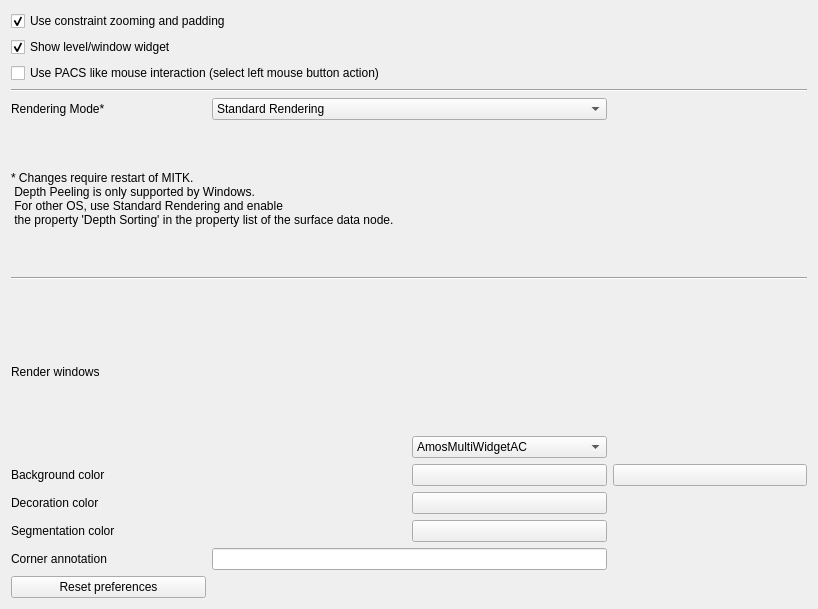
<?xml version="1.0" encoding="UTF-8"?>
<ui version="4.0">
 <class>QmitkAmosWidgetEditorPreferencePage</class>
 <widget class="QWidget" name="QmitkAmosWidgetEditorPreferencePage">
  <property name="geometry">
   <rect>
    <x>0</x>
    <y>0</y>
    <width>818</width>
    <height>609</height>
   </rect>
  </property>
  <property name="windowTitle">
   <string>External Programs</string>
  </property>
  <layout class="QGridLayout" name="gridLayout">
   <item row="0" column="0" colspan="3">
    <widget class="QCheckBox" name="m_EnableFlexibleZooming">
     <property name="toolTip">
      <string>&lt;html&gt;&lt;head/&gt;&lt;body&gt;&lt;p&gt;If activated, zooming and panning is limited to a certain space arround each image.&lt;/p&gt;&lt;/body&gt;&lt;/html&gt;</string>
     </property>
     <property name="layoutDirection">
      <enum>Qt::LeftToRight</enum>
     </property>
     <property name="locale">
      <locale language="English" country="UnitedStates"/>
     </property>
     <property name="text">
      <string>Use constraint zooming and padding</string>
     </property>
     <property name="checked">
      <bool>true</bool>
     </property>
    </widget>
   </item>
   <item row="1" column="0" colspan="2">
    <widget class="QCheckBox" name="m_ShowLevelWindowWidget">
     <property name="layoutDirection">
      <enum>Qt::LeftToRight</enum>
     </property>
     <property name="locale">
      <locale language="English" country="UnitedStates"/>
     </property>
     <property name="text">
      <string>Show level/window widget</string>
     </property>
     <property name="checked">
      <bool>true</bool>
     </property>
    </widget>
   </item>
   <item row="2" column="0" colspan="4">
    <widget class="QCheckBox" name="m_PACSLikeMouseMode">
     <property name="layoutDirection">
      <enum>Qt::LeftToRight</enum>
     </property>
     <property name="locale">
      <locale language="English" country="UnitedStates"/>
     </property>
     <property name="text">
      <string>Use PACS like mouse interaction (select left mouse button action)</string>
     </property>
     <property name="tristate">
      <bool>false</bool>
     </property>
    </widget>
   </item>
   <item row="3" column="0" colspan="4">
    <widget class="Line" name="line">
     <property name="orientation">
      <enum>Qt::Horizontal</enum>
     </property>
    </widget>
   </item>
   <item row="4" column="0">
    <widget class="QLabel" name="label_5">
     <property name="locale">
      <locale language="English" country="UnitedStates"/>
     </property>
     <property name="text">
      <string>Rendering Mode*</string>
     </property>
    </widget>
   </item>
   <item row="4" column="1" colspan="2">
    <widget class="QComboBox" name="m_RenderingMode">
     <property name="locale">
      <locale language="English" country="UnitedStates"/>
     </property>
     <item>
      <property name="text">
       <string>Standard Rendering</string>
      </property>
     </item>
     <item>
      <property name="text">
       <string>Enable Multisampling (Antialiasing)</string>
      </property>
     </item>
     <item>
      <property name="text">
       <string>Enable Depth Peeling</string>
      </property>
     </item>
    </widget>
   </item>
   <item row="5" column="0" colspan="4">
    <widget class="QLabel" name="label">
     <property name="locale">
      <locale language="English" country="UnitedStates"/>
     </property>
     <property name="text">
      <string>* Changes require restart of MITK.
 Depth Peeling is only supported by Windows.
 For other OS, use Standard Rendering and enable
 the property 'Depth Sorting' in the property list of the surface data node.</string>
     </property>
    </widget>
   </item>
   <item row="6" column="0" colspan="4">
    <widget class="Line" name="line_3">
     <property name="orientation">
      <enum>Qt::Horizontal</enum>
     </property>
    </widget>
   </item>
   <item row="7" column="0" rowspan="2">
    <widget class="QLabel" name="label_6">
     <property name="toolTip">
      <string>&lt;html&gt;&lt;head/&gt;&lt;body&gt;&lt;p&gt;Choose the renderwindow from the multi widget.&lt;/p&gt;&lt;/body&gt;&lt;/html&gt;</string>
     </property>
     <property name="locale">
      <locale language="English" country="UnitedStates"/>
     </property>
     <property name="text">
      <string>Render windows</string>
     </property>
    </widget>
   </item>
   <item row="8" column="2">
    <widget class="QComboBox" name="m_RenderWindowChooser">
     <property name="locale">
      <locale language="English" country="UnitedStates"/>
     </property>
     <item>
      <property name="text">
       <string>AmosMultiWidgetAC</string>
      </property>
     </item>
     <item>
      <property name="text">
       <string>AmosMultiWidgetBC</string>
      </property>
     </item>
     <item>
      <property name="text">
       <string>AmosMultiWidgetPatient</string>
      </property>
     </item>
     <item>
      <property name="text">
       <string>AmosMultiWidget3D</string>
      </property>
     </item>
    </widget>
   </item>
   <item row="9" column="0">
    <widget class="QLabel" name="label_2">
     <property name="toolTip">
      <string>&lt;html&gt;&lt;head/&gt;&lt;body&gt;&lt;p&gt;If two colors are set, a gradient background is generated.&lt;/p&gt;&lt;/body&gt;&lt;/html&gt;</string>
     </property>
     <property name="locale">
      <locale language="English" country="UnitedStates"/>
     </property>
     <property name="text">
      <string>Background color</string>
     </property>
    </widget>
   </item>
   <item row="9" column="2">
    <widget class="QPushButton" name="m_ColorButton1">
     <property name="text">
      <string/>
     </property>
    </widget>
   </item>
   <item row="9" column="3">
    <widget class="QPushButton" name="m_ColorButton2">
     <property name="text">
      <string/>
     </property>
    </widget>
   </item>
   <item row="10" column="0">
    <widget class="QLabel" name="label_7">
     <property name="toolTip">
      <string>&lt;html&gt;&lt;head/&gt;&lt;body&gt;&lt;p&gt;The color is used for the following decorations (of each renderwindow):&lt;/p&gt;&lt;p&gt;Rectangle border&lt;/p&gt;&lt;p&gt;Corner annotation&lt;/p&gt;&lt;p&gt;Plane geometry helper objects (3D Planes)&lt;/p&gt;&lt;p&gt;Image navigator borders&lt;/p&gt;&lt;p&gt;&lt;br/&gt;&lt;/p&gt;&lt;/body&gt;&lt;/html&gt;</string>
     </property>
     <property name="locale">
      <locale language="English" country="UnitedStates"/>
     </property>
     <property name="text">
      <string>Decoration color</string>
     </property>
    </widget>
   </item>
   <item row="10" column="2">
    <widget class="QPushButton" name="m_RenderWindowDecorationColor">
     <property name="text">
      <string/>
     </property>
    </widget>
   </item>
   <item row="11" column="0" colspan="2">
    <widget class="QLabel" name="label_9">
     <property name="toolTip">
      <string>&lt;html&gt;&lt;head/&gt;&lt;body&gt;&lt;p&gt;The color is used for the segmentation blobs of AC and BC windows. Patient window does not show blobs and 3D window shows all blobs in their respective colors. &lt;/p&gt;&lt;/body&gt;&lt;/html&gt;</string>
     </property>
     <property name="locale">
      <locale language="English" country="UnitedStates"/>
     </property>
     <property name="text">
      <string>Segmentation color</string>
     </property>
    </widget>
   </item>
   <item row="11" column="2">
    <widget class="QPushButton" name="m_SegmentationColorButton">
     <property name="text">
      <string/>
     </property>
    </widget>
   </item>
   <item row="12" column="0">
    <widget class="QLabel" name="label_8">
     <property name="toolTip">
      <string>The small text on the button left of each renderwindow.</string>
     </property>
     <property name="locale">
      <locale language="English" country="UnitedStates"/>
     </property>
     <property name="text">
      <string>Corner annotation</string>
     </property>
    </widget>
   </item>
   <item row="12" column="1" colspan="2">
    <widget class="QLineEdit" name="m_RenderWindowDecorationText"/>
   </item>
   <item row="13" column="0">
    <widget class="QPushButton" name="m_ResetButton">
     <property name="locale">
      <locale language="English" country="UnitedStates"/>
     </property>
     <property name="text">
      <string>Reset preferences</string>
     </property>
    </widget>
   </item>
  </layout>
 </widget>
 <resources/>
 <connections/>
</ui>
